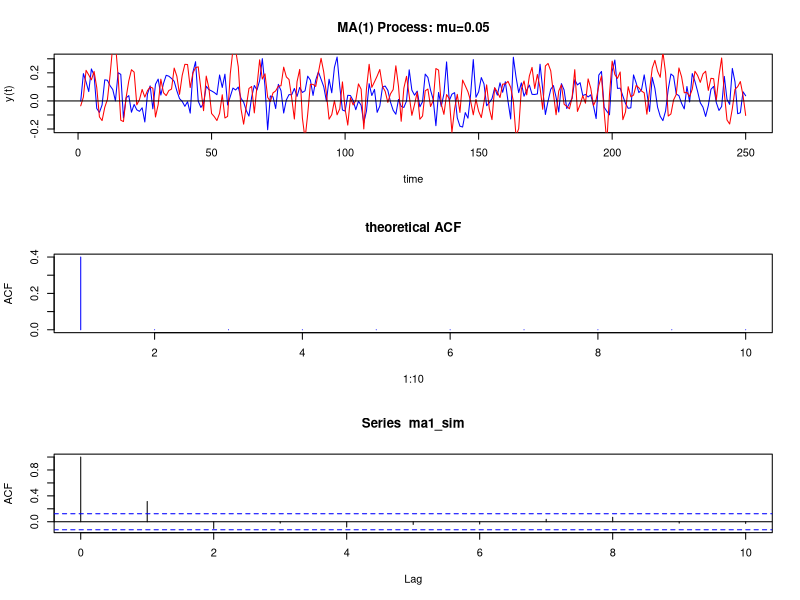

R code for this plot:
## ---- chunk 1
set.seed(123)

# Simulate 250 observations from the described MA(1) model
ma1_sim = arima.sim(model = list(ma=0.5), n=250, mean=0, sd=0.1) + 0.05
ma2_sim = arima.sim(model = list(ma=0.9), n=250, mean=0, sd=0.1) + 0.05

# Generate the theoretical ACF with upto lag 10
acf_ma1_model = ARMAacf(ma=0.5, lag.max=10)
acf_ma2_model = ARMAacf(ma=0.9, lag.max=10)

# Split plotting window in three rows
par(mfrow=c(3,1))

# First plot: The simulated observations
plot(ma1_sim, type="l", main="MA(1) Process: mu=0.05",
     xlab="time", ylab="y(t)", col="blue")
lines(ma2_sim, type="l", col="red")
abline(h=0)

# Second plot: Theoretical ACF
plot(1:10, acf_ma1_model[2:11], type="h", col="blue", ylab="ACF", 
     main="theoretical ACF")

# Third plot: Sample ACF
tmp = acf(ma1_sim, lag.max=10) # Assign to tmp the Sample ACF
str(tmp)

# Reset graphical window to only one graph
par(mfrow=c(1,1))

